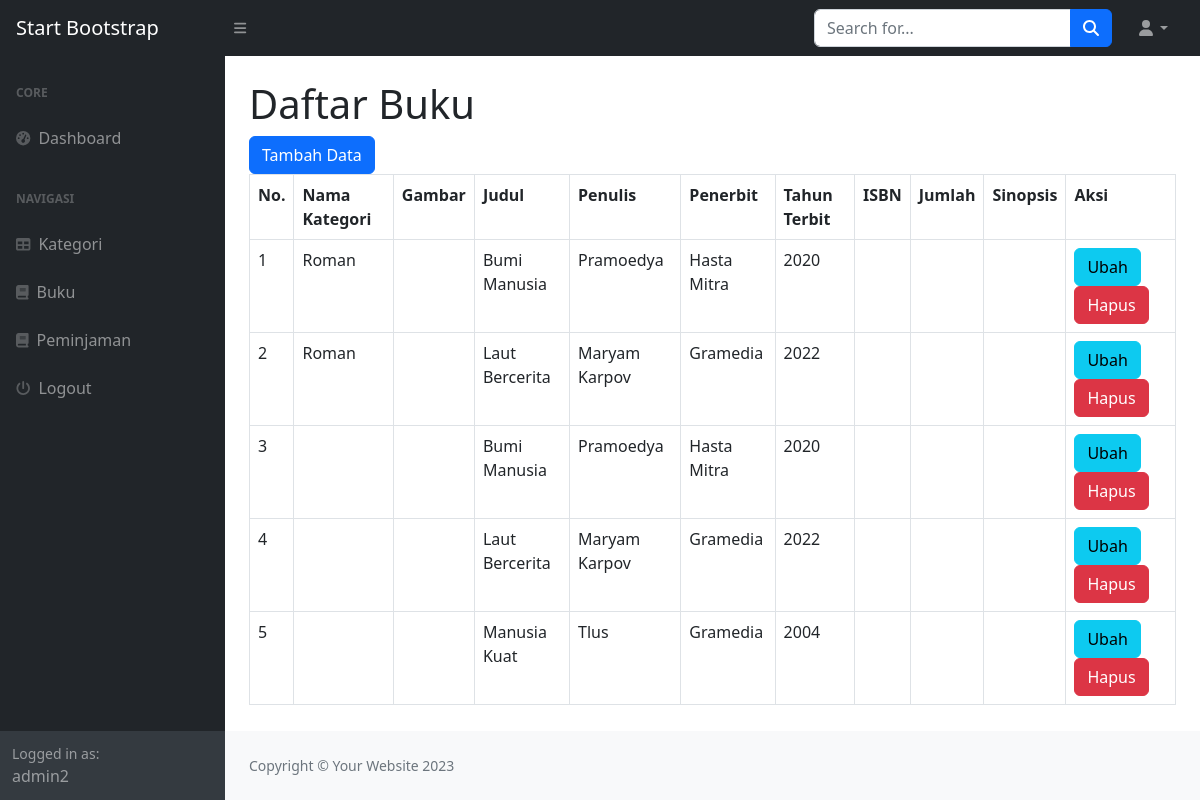
/index.php?page=buku (signed in), run on the app's committed database.
### tables this page shows
CREATE TABLE `buku` (
  `id_buku` int(11) NOT NULL,
  `id_kategori` int(11) DEFAULT NULL,
  `judul` varchar(255) DEFAULT NULL,
  `gambar` varchar(255) DEFAULT NULL,
  `penulis` varchar(255) DEFAULT NULL,
  `penerbit` varchar(255) DEFAULT NULL,
  `tahun_terbit` varchar(255) DEFAULT NULL,
  `deskripsi` text,
  `kuantitas` int(11) DEFAULT NULL
);

CREATE TABLE `kategori` (
  `id_kategori` int(11) NOT NULL,
  `kategori` varchar(255) NOT NULL
);

### buku.php (the view)
<h1 class="mt-4">Daftar Buku</h1>
<div class="row">
    <div class="col-md-12">
        <?php
        if ($_SESSION['user']['level'] !='peminjam') :
        ?>
            <a href="?page=buku_tambah" class="btn btn-primary">Tambah Data</a>
        <?php endif;?>
        <table class="table table-bordered" id="dataTable" width="100%" cellspacing="0">
            <tr>
                <th>No.</th>
                <th>Nama Kategori</th>
                <th>Gambar</th>
                <th>Judul</th>
                <th>Penulis</th>
                <th>Penerbit</th>
                <th>Tahun Terbit</th>
                <th>ISBN</th>
                <th>Jumlah</th>
                <th>Sinopsis</th>
                <?php
                if ($_SESSION['user']['level'] !='peminjam') :
                ?>
                <th>Aksi</th>
                <?php endif; ?>
            </tr>
            <?php
                $i=1;
                $query = mysqli_query($koneksi, "SELECT * FROM buku LEFT JOIN kategori ON buku.id_kategori = kategori.id_kategori");
                while ($data = mysqli_fetch_array($query)) :
            ?>
            <tr>
                <td><?= $i++; ?></td>
                <td><?= $data['kategori']; ?></td>
                <td><img src="upload/<?= $data['gambar']; ?>" width="80px" alt=""></td>
                <td><?= $data['judul']; ?></td>
                <td><?= $data['penulis']; ?></td>
                <td><?= $data['penerbit']; ?></td>
                <td><?= $data['tahun_terbit']; ?></td>
                <td><?= $data['isbn']; ?></td>
                <td><?= $data['jumlah']; ?></td>
                <td><?= $data['sinopsis']; ?></td>
                <?php
                if ($_SESSION['user']['level'] !='peminjam') :
                ?>
                <td>
                    <a href="?page=buku_ubah&&id=<?= $data['id_buku']?>" class="btn btn-info">Ubah</a>
                    <a onclick="return confirm('Apakah anda yakin menghapus data ini')" href="?page=buku_hapus&&id=<?= $data['id_buku']?>" class="btn btn-danger">Hapus</a>
                </td>
                <?php endif; ?>
            </tr>
            <?php endwhile; ?>
        </table>
    </div>
</div>

### index.php (shortened to what this page needs)
<!DOCTYPE html>
<html lang="en">
    <head>
        <link href="https://cdn.jsdelivr.net/npm/simple-datatables@7.1.2/dist/style.min.css" rel="stylesheet" />
        <link href="css/styles.css" rel="stylesheet" />
    </head>
    <body class="sb-nav-fixed">
        <nav class="sb-topnav navbar navbar-expand navbar-dark bg-dark">
            <a class="navbar-brand ps-3" href="index.html">Start Bootstrap</a>
            <button class="btn btn-link btn-sm order-1 order-lg-0 me-4 me-lg-0" id="sidebarToggle" href="#!"><i class="fas fa-bars"></i></button>
            <form class="d-none d-md-inline-block form-inline ms-auto me-0 me-md-3 my-2 my-md-0">
                <div class="input-group">
                    <input class="form-control" type="text" placeholder="Search for..." aria-label="Search for..." aria-describedby="btnNavbarSearch" />
                    <button class="btn btn-primary" id="btnNavbarSearch" type="button"><i class="fas fa-search"></i></button>
                </div>
            </form>
            <ul class="navbar-nav ms-auto ms-md-0 me-3 me-lg-4">
                <li class="nav-item dropdown">
                    <a class="nav-link dropdown-toggle" id="navbarDropdown" href="#" role="button" data-bs-toggle="dropdown" aria-expanded="false"><i class="fas fa-user fa-fw"></i></a>
                </li>
            </ul>
        </nav>
        <div id="layoutSidenav">
            <div id="layoutSidenav_nav">
                <nav class="sb-sidenav accordion sb-sidenav-dark" id="sidenavAccordion">
                    <div class="sb-sidenav-menu">
                        <div class="nav">
                            <div class="sb-sidenav-menu-heading">Core</div>
                            <a class="nav-link" href="index.php">
                                <div class="sb-nav-link-icon"><i class="fas fa-tachometer-alt"></i></div>
                                Dashboard
                            </a>
                            <div class="sb-sidenav-menu-heading">NAVIGASI</div>
                            <?php
                                if ($_SESSION['user']['level'] !== 'peminjam') {
                            ?>
                                <a class="nav-link" href="?page=kategori">
                                    <div class="sb-nav-link-icon"><i class="fas fa-table"></i></div>
                                    Kategori
                                </a>
                                <a class="nav-link" href="?page=buku">
                                    <div class="sb-nav-link-icon"><i class="fas fa-book"></i></div>
                                    Buku
                                </a>
                            <?php
                                }
                            ?>
                            <a class="nav-link" href="?page=peminjaman">
                                <div class="sb-nav-link-icon"><i class="fas fa-book"></i></div>
                                Peminjaman
                            </a>
                            <a class="nav-link" href="logout.php">
                                <div class="sb-nav-link-icon"><i class="fas fa-power-off"></i></div>
                                Logout
                            </a>
                        </div>
                    </div>
                    <div class="sb-sidenav-footer">
                        <div class="small">Logged in as:</div>
                        <?=$_SESSION['user']['nama']; ?>
                    </div>
                </nav>
            </div>
            <div id="layoutSidenav_content">
                <main>
                    <div class="container-fluid px-4">
                        <?php
                            $page = isset($_GET['page']) ? $_GET['page'] : 'home';
                            if (file_exists($page . '.php')) {
                                include $page . '.php';
                            } else {
                                include '404.php';
                            }
                        ?>
                    </div>
                </main>
                <footer class="py-4 bg-light mt-auto">
                    <div class="container-fluid px-4">
                        <div class="d-flex align-items-center justify-content-between small">
                            <div class="text-muted">Copyright &copy; Your Website 2023</div>
                        </div>
                    </div>
                </footer>
            </div>
        </div>
    </body>
</html>

### data on the page
buku: id_kategori.kategori "Roman", judul "Bumi Manusia", penulis "Pramoedya", penerbit "Hasta Mitra", tahun_terbit "2020"
buku: id_kategori.kategori "Roman", judul "Laut Bercerita", penulis "Maryam Karpov", penerbit "Gramedia", tahun_terbit "2022"
buku: judul "Bumi Manusia", penulis "Pramoedya", penerbit "Hasta Mitra", tahun_terbit "2020"
buku: judul "Laut Bercerita", penulis "Maryam Karpov", penerbit "Gramedia", tahun_terbit "2022"
buku: judul "Manusia Kuat", penulis "Tlus", penerbit "Gramedia", tahun_terbit "2004"

### other printed values
$_SESSION['user']['nama'] "admin2"
